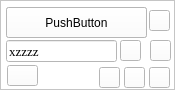
<?xml version="1.0" encoding="UTF-8"?>
<ui version="4.0">
 <class>Widget</class>
 <widget class="QWidget" name="Widget">
  <property name="windowModality">
   <enum>Qt::WindowModal</enum>
  </property>
  <property name="enabled">
   <bool>true</bool>
  </property>
  <property name="geometry">
   <rect>
    <x>0</x>
    <y>0</y>
    <width>175</width>
    <height>90</height>
   </rect>
  </property>
  <property name="minimumSize">
   <size>
    <width>175</width>
    <height>90</height>
   </size>
  </property>
  <property name="maximumSize">
   <size>
    <width>175</width>
    <height>90</height>
   </size>
  </property>
  <property name="mouseTracking">
   <bool>false</bool>
  </property>
  <property name="tabletTracking">
   <bool>true</bool>
  </property>
  <property name="acceptDrops">
   <bool>true</bool>
  </property>
  <property name="windowTitle">
   <string>.</string>
  </property>
  <property name="autoFillBackground">
   <bool>false</bool>
  </property>
  <widget class="QFrame" name="frame">
   <property name="geometry">
    <rect>
     <x>0</x>
     <y>0</y>
     <width>175</width>
     <height>90</height>
    </rect>
   </property>
   <property name="minimumSize">
    <size>
     <width>175</width>
     <height>90</height>
    </size>
   </property>
   <property name="maximumSize">
    <size>
     <width>175</width>
     <height>90</height>
    </size>
   </property>
   <property name="styleSheet">
    <string notr="true">background-color: rgb(255, 255, 255);</string>
   </property>
   <property name="frameShape">
    <enum>QFrame::StyledPanel</enum>
   </property>
   <property name="frameShadow">
    <enum>QFrame::Raised</enum>
   </property>
   <widget class="QPushButton" name="pushButton_6">
    <property name="geometry">
     <rect>
      <x>120</x>
      <y>40</y>
      <width>21</width>
      <height>21</height>
     </rect>
    </property>
    <property name="text">
     <string/>
    </property>
    <property name="icon">
     <iconset>
      <normaloff>../../Masaüstü/C++/eraser.png</normaloff>../../Masaüstü/C++/eraser.png</iconset>
    </property>
    <property name="iconSize">
     <size>
      <width>20</width>
      <height>30</height>
     </size>
    </property>
   </widget>
   <widget class="QPushButton" name="pushButton">
    <property name="geometry">
     <rect>
      <x>7</x>
      <y>65</y>
      <width>31</width>
      <height>21</height>
     </rect>
    </property>
    <property name="text">
     <string/>
    </property>
    <property name="icon">
     <iconset>
      <normaloff>../../Masaüstü/C++/check.png</normaloff>../../Masaüstü/C++/check.png</iconset>
    </property>
   </widget>
   <widget class="QPushButton" name="pushButton_5">
    <property name="geometry">
     <rect>
      <x>149</x>
      <y>67</y>
      <width>21</width>
      <height>21</height>
     </rect>
    </property>
    <property name="text">
     <string/>
    </property>
    <property name="icon">
     <iconset>
      <normaloff>../../Masaüstü/C++/settings.png</normaloff>../../Masaüstü/C++/settings.png</iconset>
    </property>
   </widget>
   <widget class="QPushButton" name="pushButton_2">
    <property name="geometry">
     <rect>
      <x>149</x>
      <y>10</y>
      <width>21</width>
      <height>21</height>
     </rect>
    </property>
    <property name="text">
     <string/>
    </property>
    <property name="icon">
     <iconset>
      <normaloff>../../Masaüstü/C++/refresh.png</normaloff>../../Masaüstü/C++/refresh.png</iconset>
    </property>
   </widget>
   <widget class="QPushButton" name="pushButton_4">
    <property name="geometry">
     <rect>
      <x>124</x>
      <y>67</y>
      <width>21</width>
      <height>21</height>
     </rect>
    </property>
    <property name="text">
     <string/>
    </property>
    <property name="icon">
     <iconset>
      <normaloff>../../Masaüstü/C++/information.png</normaloff>../../Masaüstü/C++/information.png</iconset>
    </property>
   </widget>
   <widget class="QLineEdit" name="lineEdit">
    <property name="geometry">
     <rect>
      <x>6</x>
      <y>40</y>
      <width>111</width>
      <height>22</height>
     </rect>
    </property>
    <property name="font">
     <font>
      <family>Times New Roman</family>
      <pointsize>10</pointsize>
     </font>
    </property>
    <property name="text">
     <string>xzzzz</string>
    </property>
   </widget>
   <widget class="QPushButton" name="pushButton_3">
    <property name="geometry">
     <rect>
      <x>99</x>
      <y>67</y>
      <width>21</width>
      <height>21</height>
     </rect>
    </property>
    <property name="text">
     <string/>
    </property>
    <property name="icon">
     <iconset>
      <normaloff>../../Masaüstü/C++/history.png</normaloff>../../Masaüstü/C++/history.png</iconset>
    </property>
   </widget>
   <widget class="QPushButton" name="pushButton_7">
    <property name="geometry">
     <rect>
      <x>150</x>
      <y>40</y>
      <width>21</width>
      <height>21</height>
     </rect>
    </property>
    <property name="text">
     <string/>
    </property>
    <property name="icon">
     <iconset>
      <normaloff>../../Masaüstü/C++/office-push-pin.png</normaloff>../../Masaüstü/C++/office-push-pin.png</iconset>
    </property>
    <property name="iconSize">
     <size>
      <width>14</width>
      <height>30</height>
     </size>
    </property>
   </widget>
   <widget class="QPushButton" name="pushButton_8">
    <property name="geometry">
     <rect>
      <x>6</x>
      <y>7</y>
      <width>141</width>
      <height>31</height>
     </rect>
    </property>
    <property name="minimumSize">
     <size>
      <width>141</width>
      <height>31</height>
     </size>
    </property>
    <property name="maximumSize">
     <size>
      <width>141</width>
      <height>31</height>
     </size>
    </property>
    <property name="text">
     <string/>
    </property>
   </widget>
   <widget class="QPushButton" name="pushButton_9">
    <property name="geometry">
     <rect>
      <x>6</x>
      <y>7</y>
      <width>141</width>
      <height>31</height>
     </rect>
    </property>
    <property name="text">
     <string>PushButton</string>
    </property>
   </widget>
   <zorder>pushButton_6</zorder>
   <zorder>pushButton</zorder>
   <zorder>pushButton_5</zorder>
   <zorder>pushButton_2</zorder>
   <zorder>pushButton_4</zorder>
   <zorder>lineEdit</zorder>
   <zorder>pushButton_3</zorder>
   <zorder>pushButton_8</zorder>
   <zorder>pushButton_7</zorder>
   <zorder>pushButton_9</zorder>
  </widget>
 </widget>
 <resources/>
 <connections/>
</ui>
